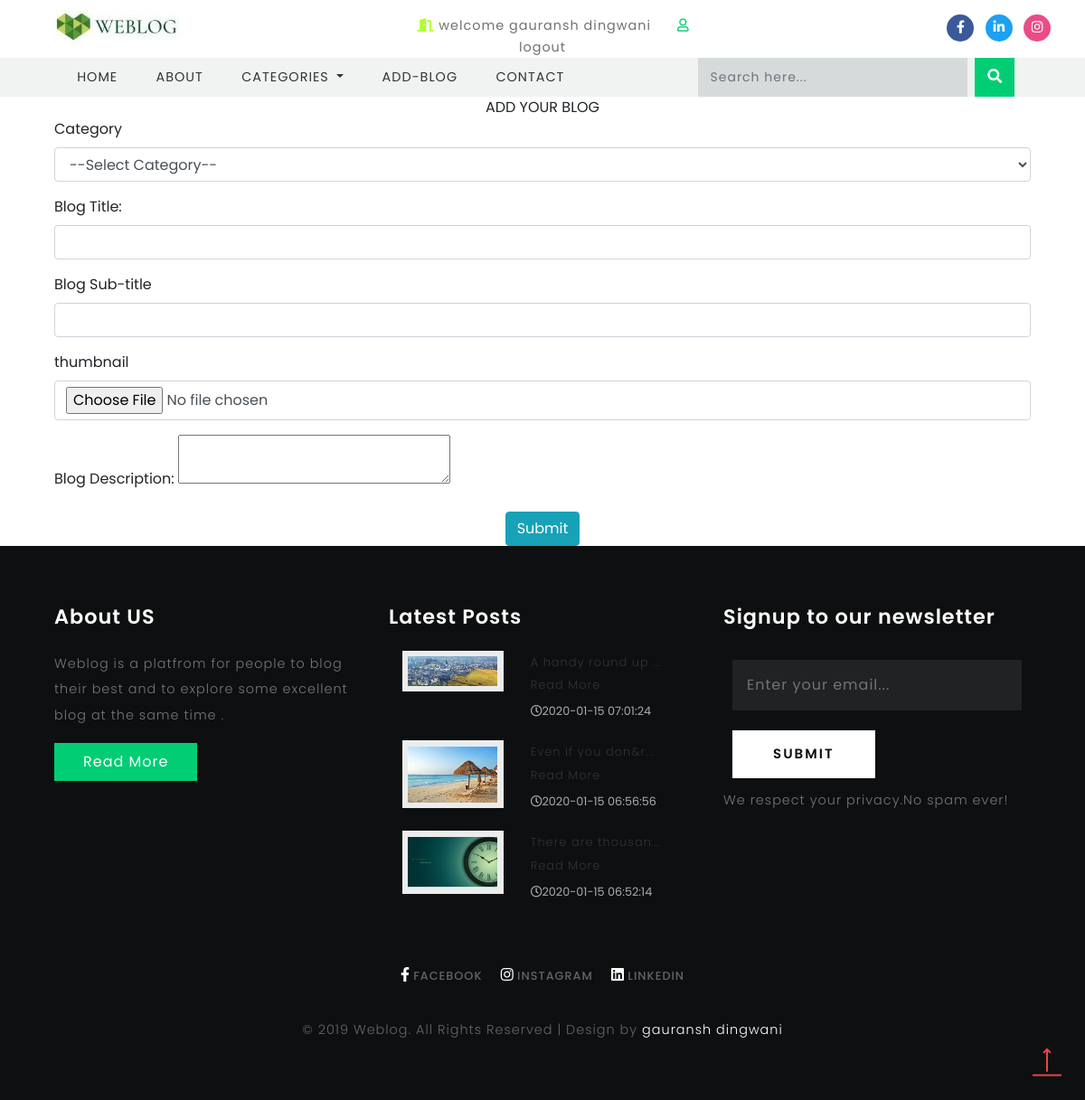
/post.php (signed in), run on the app's committed database.
### tables this page shows
CREATE TABLE `blog` (
  `blog_id` int(11) NOT NULL,
  `blog_title` text NOT NULL,
  `blog_subtitle` text NOT NULL,
  `thumbnail` text NOT NULL,
  `content` text NOT NULL,
  `user_id` int(11) NOT NULL,
  `status` int(11) NOT NULL,
  `status_remark` text NOT NULL,
  `cate_id` int(11) NOT NULL,
  `created` datetime NOT NULL,
  `likes` int(11) NOT NULL,
  `comments` int(11) NOT NULL,
  `views` int(11) NOT NULL
);

### post.php (the view, shortened to what this page needs)
<?php
include './include/db.php';
?>
<!DOCTYPE html>
<html lang="zxx">
<head>
    <?php include './include/head.php';?>
</head>
<body>
        <header>
	<?php include './include/header.php';?>
        </header>
        <section id="main-content">
	<section class="wrapper">
	<div class="form-w3layouts">
        <div class="row container">
            <div class="col-lg-12">
                    <section class="panel">
                        <center><header class="panel-heading">
                        ADD YOUR BLOG
                            </header></center>
                        <div class="panel-body">
                            <div class="position-center">
                                <form action="#" method="post" enctype="multipart/form-data">
                                     <div class="form-group">
                                    <label>Category </label>
                                    <select name="category" class="form-control">
                                        <option>--Select Category--</option>
                                    </select>
                                </div>
                                <div class="form-group">
                                    <label style="align-content : left">Blog Title: </label>
                                    <input type="text" name="blog_title" class="form-control">
                                </div>
                                <div class="form-group">
                                    <label>Blog Sub-title </label>
                                    <input type="text" name="blog_sub"  class="form-control">
                                </div>
                                    <div class="form-group">
                                    <label>thumbnail </label>
                                    <input type="file" name="thumbnail"  class="form-control">
                                </div>
                                    <div class="form-group">
                                    <label>Blog Description: </label>
                                    <textarea name="blog_des" id="editor"></textarea>
                                    </div>
<center><button type="submit" name="submit" class="btn btn-info">Submit</button></center>
                            </form>
                            </div>
                        </div>
                    </section>
            </div>
            </div>
        </div>
</section>
		<?php include './include/footer.php';?>
</section>
	<a href="#home" class="scroll" id="toTop" style="display: block;">
	</a>
</body>
</html>

### include/footer.php (shortened to what this page needs)
<footer>
<div class="container">
			<div class="row">
				<div class="col-lg-4 footer-grid-agileits-w3ls text-left">
					<h3>About US</h3>
					<p>Weblog is a platfrom for people to blog their best and to explore some excellent blog at the same time .</p>
					<div class="read">
						<a href="../personal/index.html" class="btn btn-primary read-m">Read More</a>
					</div>
				</div>
				<div class="col-lg-4 footer-grid-agileits-w3ls text-left">
					<div class="tech-btm">
						<h3>Latest Posts</h3>
                                                <?php
                                                        $query = "SELECT * FROM `blog` ORDER BY created desc LIMIT 3";
                                                        $go_data = mysqli_query($conn, $query);
                                                        while ($row = mysqli_fetch_array($go_data)){
                                                            $thumbnail = $row['thumbnail'];
                                                            $content = $row['content'];
                                                            $date = $row['created'];
                                                            $sid = $row['blog_id'];
                                                        ?>
							<div class="blog-grids row mb-3">
								<div class="col-md-5 blog-grid-left">
									<a href="single.php?id=<?php echo $sid;?>">
										<img src="./blog_img/<?php echo $thumbnail;?>" class="img-fluid" alt="">
									</a>
								</div>
								<div class="col-md-7 blog-grid-right">
									<h5>
										<a href="single.php?id=<?php echo $sid;?>"><?php echo substr($content, 0, 20).'... <a href="singlef.php?id='.$sid.'">Read More</a>';?> </a>
									</h5>
									<div class="sub-meta">
										<span>
											<i class="far fa-clock"></i><?php echo $date;?></span>
									</div>
								</div>
							</div>
                                                        <?php } ?>
                                            </div>
				</div>
				<div class="col-lg-4 subscribe-main footer-grid-agileits-w3ls">
					<h2>Signup to our newsletter</h2>
					<div class="subscribe-main">
							<div class="subscribe-form">
									<form action="#" method="post" class="subscribe_form">
										<input class="form-control" type="email" placeholder="Enter your email..." required="">
										<button type="submit" class="btn btn-primary submit">Submit</button>
									</form>
						   </div>
						<p>We respect your privacy.No spam ever!</p>
					</div>
				</div>
			</div>
			<div class="footer-cpy text-center">
				<div class="footer-social">
					<div class="copyrighttop">
						<ul>
							<li class="mx-3">
								<a class="facebook" href="https://www.facebook.com/gauransh.dhoni7">
									<i class="fab fa-facebook-f"></i>
									<span>Facebook</span>
								</a>
							</li>
							<li>
								<a class="facebook" href="https://www.instagram.com/gauransh_dingwani/">
									<i class="fab fa-instagram"></i>
									<span>Instagram</span>
								</a>
							</li>
							<li class="mx-3">
								<a class="facebook" href="https://www.linkedin.com/in/gauransh-dingwani-1a9431199/">
									<i class="fab fa-linkedin"></i>
									<span>Linkedin</span>
								</a>
							</li>
						</ul>
					</div>
				</div>
				<div class="w3layouts-agile-copyrightbottom">
					<p>© 2019 Weblog. All Rights Reserved | Design by
						<a href="../personal/index.html">gauransh dingwani</a>
					</p>
				</div>
			</div>
		</div>
</footer>

### css/style.css (style rules this page uses)
html, body { margin: 0; font-size: 100%; font-family: 'Poppins', sans-serif; background: #fff; }
body a { text-decoration: none; transition: 0.5s all; -webkit-transition: 0.5s all; -moz-transition: 0.5s all; -o-transition: 0.5s all; -ms-transition: 0.5s all; }
input[type="button"], input[type="submit"], input[type="text"], input[type="email"], input[type="search"] { transition: 0.5s all; -webkit-transition: 0.5s all; -moz-transition: 0.5s all; -o-transition: 0.5s all; -ms-transition: 0.5s all; font-family: 'Poppins', sans-serif; }
h1, h2, h3, h4, h5, h6 { margin: 0; font-family: 'Poppins', sans-serif; letter-spacing:1px; }
p { margin: 0; font-size: 0.9em; color: #777777; line-height: 2em; letter-spacing: 1px; font-weight: 300; }
ul { margin: 0; padding: 0; }
a.btn.btn-primary.read-m { border-radius: 0; padding: 0.55em 2em; letter-spacing: 1px; background: #01cd74; border: none; }
.read { margin-top: 1em; }
.tech-btm img { background: #ebecec; padding: .4em; }
.tech-btm { margin-bottom: 2em; }
.tech-btm h5 { font-size: 0.9em; line-height: 1.4em; font-weight: 600; }
.tech-btm h5 a { color:#333; }
.sub-meta span { font-size: 0.8em; color: #a9abad; line-height: 2.5em; }
footer { padding: 5em 0; background-color: #0e0f10; }
.subscribe-main { padding-bottom: 1em; }
.footer-grid-agileits-w3ls img { width:100%; }
.subscribe-form { margin: 1em auto 0; padding: 10px; }
.footer-grid-agileits-w3ls h2,.footer-grid-agileits-w3ls h3 { font-size: 1.4em; color: #ffffff; font-weight: 600; line-height: 1.3; margin-bottom: 1em; }
.subscribe-main p { color: #777; letter-spacing: 1px; }
.subscribe-main input[type="email"] { width: 100%; padding: 1em 1em; font-size: 16px; color: #fff; outline: none; background: rgba(241, 245, 249, 0.08); -webkit-appearance: none; border: none; -webkit-appearance: none; letter-spacing: 1px; border-radius:0; }
.subscribe-main button[type="submit"] { color: #0e0f10; font-size: 15px; font-weight: 600; text-transform: uppercase; outline: none; letter-spacing: 2px; padding: 1em 3em; border: none; cursor: pointer; transition: 0.5s all; -webkit-transition: 0.5s all; -moz-transition: 0.5s all; -webkit-appearance: none; background: #fff; margin-top: 1.5em; border-radius:0; }
.copyrighttop ul li a span { text-transform: uppercase; color: #646567; font-weight: 500; font-size: 0.8em; line-height: 2em; letter-spacing: 1px; }
.copyrighttop { margin: 2em 0; }
a.facebook { color: #fff; font-size: 16px; }
.w3layouts-agile-copyrightbottom p { color: #64686b; letter-spacing: 1px; line-height: 28px; }
.copyrighttop li { list-style: none; display: inline-block; }
.w3layouts-agile-copyrightbottom p a { color: #fff; }
#toTop { display: none; text-decoration: none; position: fixed; bottom: 10px; right: 10px; overflow: hidden; width: 48px; height: 48px; border: none; text-indent: 100%; background: url(../images/top_up.png) no-repeat 0px 0px; }
@media (max-width:1440px) { .bottom-slider, .main-content-w3layouts-agileits, footer,.banner-bottom { padding: 4em 0; } }

### data on the page
blog: thumbnail (picture), content "A handy round up", created "2020-01-15 07:01:24"
blog: thumbnail (picture), content "Even if you don&r", created "2020-01-15 06:56:56"
blog: thumbnail (picture), content "There are thousan", created "2020-01-15 06:52:14"

### other printed values
$_SESSION['user_name'] "gauransh dingwani"
